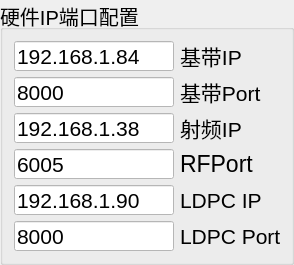
     <widget class="QGroupBox" name="groupBox_15">
      <property name="maximumSize">
       <size>
        <width>300</width>
        <height>16777215</height>
       </size>
      </property>
      <property name="font">
       <font>
        <pointsize>15</pointsize>
       </font>
      </property>
      <property name="styleSheet">
       <string notr="true"/>
      </property>
      <property name="title">
       <string>硬件IP端口配置</string>
      </property>
      <layout class="QGridLayout" name="gridLayout_17">
       <item row="1" column="0">
        <widget class="QLineEdit" name="BBPort_obj">
         <property name="maximumSize">
          <size>
           <width>160</width>
           <height>30</height>
          </size>
         </property>
         <property name="font">
          <font>
           <pointsize>16</pointsize>
          </font>
         </property>
         <property name="styleSheet">
          <string notr="true">background-color: rgb(255, 255, 255);</string>
         </property>
         <property name="text">
          <string>8000</string>
         </property>
        </widget>
       </item>
       <item row="0" column="0">
        <widget class="QLineEdit" name="BBIP_obj">
         <property name="maximumSize">
          <size>
           <width>160</width>
           <height>30</height>
          </size>
         </property>
         <property name="font">
          <font>
           <pointsize>16</pointsize>
          </font>
         </property>
         <property name="styleSheet">
          <string notr="true">background-color: rgb(255, 255, 255);</string>
         </property>
         <property name="text">
          <string>192.168.1.84</string>
         </property>
        </widget>
       </item>
       <item row="0" column="1">
        <widget class="QLabel" name="BBIP_label">
         <property name="maximumSize">
          <size>
           <width>100</width>
           <height>30</height>
          </size>
         </property>
         <property name="font">
          <font>
           <pointsize>16</pointsize>
          </font>
         </property>
         <property name="styleSheet">
          <string notr="true"/>
         </property>
         <property name="text">
          <string>基带IP</string>
         </property>
         <property name="textFormat">
          <enum>Qt::PlainText</enum>
         </property>
        </widget>
       </item>
       <item row="1" column="1">
        <widget class="QLabel" name="BBPort_label">
         <property name="maximumSize">
          <size>
           <width>100</width>
           <height>30</height>
          </size>
         </property>
         <property name="font">
          <font>
           <pointsize>16</pointsize>
          </font>
         </property>
         <property name="styleSheet">
          <string notr="true"/>
         </property>
         <property name="text">
          <string>基带Port</string>
         </property>
         <property name="textFormat">
          <enum>Qt::PlainText</enum>
         </property>
        </widget>
       </item>
       <item row="2" column="0">
        <widget class="QLineEdit" name="RFIP_obj">
         <property name="maximumSize">
          <size>
           <width>160</width>
           <height>30</height>
          </size>
         </property>
         <property name="font">
          <font>
           <pointsize>16</pointsize>
          </font>
         </property>
         <property name="styleSheet">
          <string notr="true">background-color: rgb(255, 255, 255);</string>
         </property>
         <property name="text">
          <string>192.168.1.38</string>
         </property>
        </widget>
       </item>
       <item row="2" column="1">
        <widget class="QLabel" name="RFIP_label">
         <property name="maximumSize">
          <size>
           <width>100</width>
           <height>30</height>
          </size>
         </property>
         <property name="font">
          <font>
           <pointsize>16</pointsize>
          </font>
         </property>
         <property name="text">
          <string>射频IP</string>
         </property>
         <property name="textFormat">
          <enum>Qt::PlainText</enum>
         </property>
        </widget>
       </item>
       <item row="4" column="1">
        <widget class="QLabel" name="LDPC_IP_label">
         <property name="maximumSize">
          <size>
           <width>100</width>
           <height>30</height>
          </size>
         </property>
         <property name="font">
          <font>
           <pointsize>16</pointsize>
          </font>
         </property>
         <property name="text">
          <string>LDPC IP</string>
         </property>
         <property name="textFormat">
          <enum>Qt::PlainText</enum>
         </property>
        </widget>
       </item>
       <item row="5" column="0">
        <widget class="QLineEdit" name="LDPC_Port_obj">
         <property name="maximumSize">
          <size>
           <width>160</width>
           <height>30</height>
          </size>
         </property>
         <property name="font">
          <font>
           <pointsize>16</pointsize>
          </font>
         </property>
         <property name="styleSheet">
          <string notr="true">background-color: rgb(255, 255, 255);</string>
         </property>
         <property name="text">
          <string>8000</string>
         </property>
        </widget>
       </item>
       <item row="5" column="1">
        <widget class="QLabel" name="LDPC_Port_label">
         <property name="maximumSize">
          <size>
           <width>100</width>
           <height>30</height>
          </size>
         </property>
         <property name="font">
          <font>
           <pointsize>16</pointsize>
          </font>
         </property>
         <property name="text">
          <string>LDPC Port</string>
         </property>
         <property name="textFormat">
          <enum>Qt::PlainText</enum>
         </property>
        </widget>
       </item>
       <item row="3" column="1">
        <widget class="QLabel" name="RFPort_label">
         <property name="maximumSize">
          <size>
           <width>100</width>
           <height>30</height>
          </size>
         </property>
         <property name="font">
          <font>
           <pointsize>17</pointsize>
          </font>
         </property>
         <property name="text">
          <string>RFPort</string>
         </property>
         <property name="textFormat">
          <enum>Qt::PlainText</enum>
         </property>
        </widget>
       </item>
       <item row="4" column="0">
        <widget class="QLineEdit" name="LDPC_IP_obj">
         <property name="maximumSize">
          <size>
           <width>160</width>
           <height>30</height>
          </size>
         </property>
         <property name="font">
          <font>
           <pointsize>16</pointsize>
          </font>
         </property>
         <property name="styleSheet">
          <string notr="true">background-color: rgb(255, 255, 255);</string>
         </property>
         <property name="text">
          <string>192.168.1.90</string>
         </property>
        </widget>
       </item>
       <item row="3" column="0">
        <widget class="QLineEdit" name="RFPort_obj">
         <property name="maximumSize">
          <size>
           <width>160</width>
           <height>30</height>
          </size>
         </property>
         <property name="font">
          <font>
           <pointsize>16</pointsize>
          </font>
         </property>
         <property name="styleSheet">
          <string notr="true">background-color: rgb(255, 255, 255);</string>
         </property>
         <property name="text">
          <string>6005</string>
         </property>
        </widget>
       </item>
      </layout>
     </widget>
